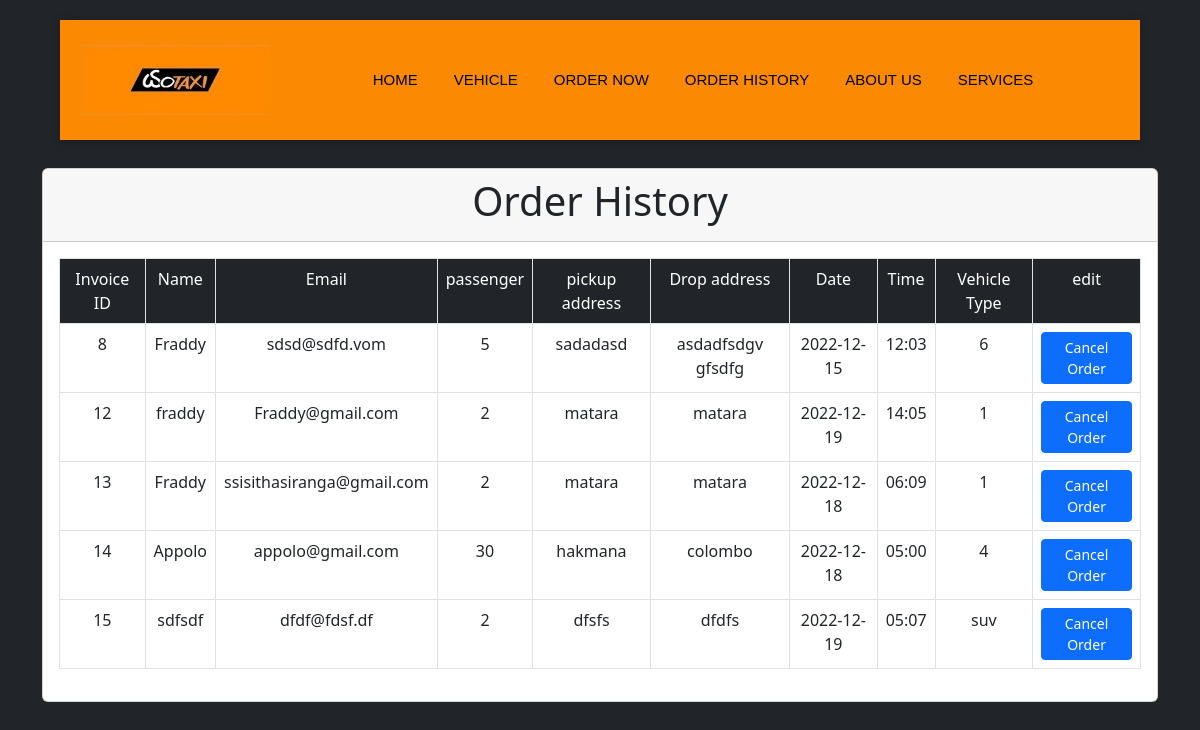
Page /orderhistory.php on the committed database.
### tables this page shows
CREATE TABLE `orderr` (
  `Invoice_id` int(11) NOT NULL,
  `name` varchar(255) NOT NULL,
  `email` varchar(70) DEFAULT NULL,
  `passeng` int(11) DEFAULT NULL,
  `picadd` varchar(100) DEFAULT NULL,
  `dropadd` varchar(100) DEFAULT NULL,
  `datee` varchar(40) DEFAULT NULL,
  `timee` varchar(40) DEFAULT NULL,
  `v_type` varchar(20) NOT NULL
);

### orderhistory.php (the view, shortened to what this page needs)
<!DOCTYPE html>
<head>
    <link rel="stylesheet" href="bootstrap\css\bootstrap.css">
    <link rel="stylesheet" href="bootstrap/css/bootstrap-grid.min.css">
</head>
<div class="container-fluid menu">
    <nav class="navbar navbar-expand-lg my-navbar">
  <img src="img/yan taxi.jpg" alt="Picture Not Found" class="navbar-brand">
  <div class="collapse navbar-collapse" id="navbarNavDropdown">
    <ul class="navbar-nav m-auto" id="navv">
      <li class="nav-item active">
        <a class="nav-link" href="home.php">Home <span class="sr-only"></span></a>
      </li>
      <li class="nav-item">
        <a class="nav-link" href="home.php/#vehiheder">Vehicle</a>
      </li>
	    <li class="nav-item">
        <a class="nav-link" href="order.php">Order now</a>
      </li>
      <li class="nav-item">
        <a class="nav-link" href="orderhistory.php">Order History</a>
      </li>
	    <li class="nav-item">
        <a class="nav-link" href="aboutus.html">About us</a>
      </li>
	    <li class="nav-item">
        <a class="nav-link" href="services.html">Services</a>
      </li>
    </ul>
  </div>
</nav>
  </div>
<body class="bg-dark">
    <div class="container">
        <div class="row mt-5">
            <div class="col">
                <div class="card mt-5">
                    <div class="card-header">
                        <h2 class="display-6 text-center">Order History</h2>
                    </div>
                    <div class="card-body">
                        <table class="table table-bordered text-center">
                            <tr class="bg-dark text-white">
                                <td> Invoice ID </td>
                                <td> Name </td>
                                <td> Email </td>
                                <td> passenger </td>
                                <td> pickup address </td>
                                <td> Drop address </td>
                                <td> Date </td>
                                <td> Time </td>
                                <td> Vehicle Type </td>
                                <td> edit </td>
                            </tr>
                            <tr>
                                <?php
                                $h = "localhost";
                                $un =  "root";
                                $psw = "";
                                $db = "taxi";
                                $con = new mysqli($h,$un,$psw,$db);
                                $sql = "SELECT * FROM orderr";
                                $result = $con->query($sql);
                                while($row = $result->fetch_assoc())
                                {
                                    echo"
                                    <tr>
                                    <td>$row[Invoice_id]</td>
                                    <td>$row[name]</td>
                                    <td>$row[email]</td>
                                    <td>$row[passeng]</td>
                                    <td>$row[picadd]</td>
                                    <td>$row[dropadd]</td>
                                    <td>$row[datee]</td>
                                    <td>$row[timee]</td>
                                    <td>$row[v_type]</td>
                                    <td>
                                    <a class='btn btn-primary btn-sm' href='cancelorder.php?Invoice_id=$row[Invoice_id]'>Cancel Order</a></td>
                                    </tr>
                                    ";
                                }
                                    ?>
                            </tr>
                        </table>
                    </div>
                </div>
            </div>
        </div>
    </div>
</body>

### orderhistory.php (style rules this page uses)
.menu { position:relative; width:90%; z-index:9999; }
#navv { right: 0px; }
.my-navbar { width:100%; padding:20px 20px; background-color: #FB8A02; position:absolute; top:20px; left:0; z-index:999; box-shadow:0px 2px 10px rgba(0,0,0,0.2); }
.nav-item .nav-link { font-family:'Oswald', sans-serif; font-size:15px; font-weight:300; text-transform:uppercase; margin:0px 10px; position:relative; color:black; }
.nav-item .nav-link:before { position:absolute; left:0; content:""; bottom:0; width:100%; height:2px; transform:scaleX(0); transform-origin:left; background-color:brown; transition:0.5s; }
.navbar-brand { text-transform:capitalize; color:#2f3542; font-style:italic; font-family:'Oswald', sans-serif; font-weight:bold; width: 190px; height: 80px; }

### rows in the picture
orderr: Invoice_id "8", name "Fraddy", email "sdsd@sdfd.vom", passeng "5", picadd "sadadasd", dropadd "asdadfsdgv gfsdfg", datee "2022-12-15", timee "12:03", v_type "6"
orderr: Invoice_id "12", name "fraddy", email "Fraddy@gmail.com", passeng "2", picadd "matara", dropadd "matara", datee "2022-12-19", timee "14:05", v_type "1"
orderr: Invoice_id "13", name "Fraddy", email "ssisithasiranga@gmail.com", passeng "2", picadd "matara", dropadd "matara", datee "2022-12-18", timee "06:09", v_type "1"
orderr: Invoice_id "14", name "Appolo", email "appolo@gmail.com", passeng "30", picadd "hakmana", dropadd "colombo", datee "2022-12-18", timee "05:00", v_type "4"
orderr: Invoice_id "15", name "sdfsdf", email "dfdf@fdsf.df", passeng "2", picadd "dfsfs", dropadd "dfdfs", datee "2022-12-19", timee "05:07", v_type "suv"
